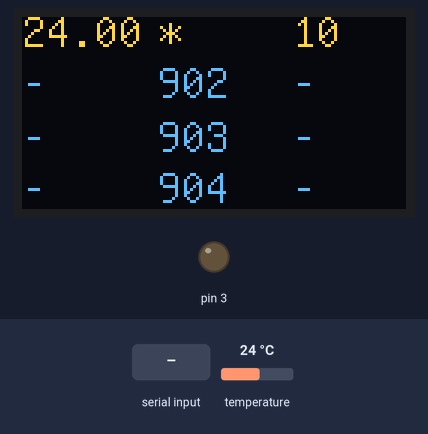
Bench run of a sketch on a simulated Arduino Mega 2560, built with avr-gcc and run on an emulated ATmega2560. Parts: 128×64 one-colour display, output pins drawn as LEDs (lit = HIGH). Inputs (shaded band) come from the test bench; at power-on: temperature 24 °C. The OLED is the two-colour kind (top 16 rows yellow); pins used as bus, display or sensor lines are not drawn; what the sketch prints to the serial monitor is not drawn.

Above: at 2.6 s.
2.7 s: "NBC_DEVICE_DELAY" received over Serial
At 4.9 s:
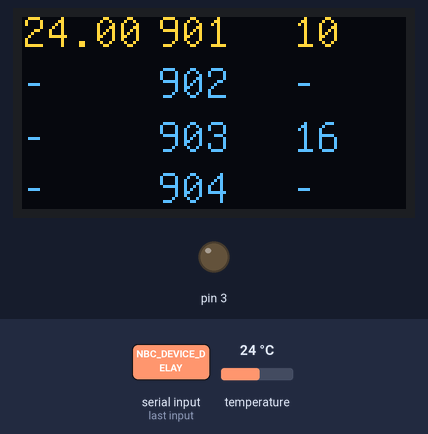
5.8 s: temperature set to 12 °C
At 16.4 s:
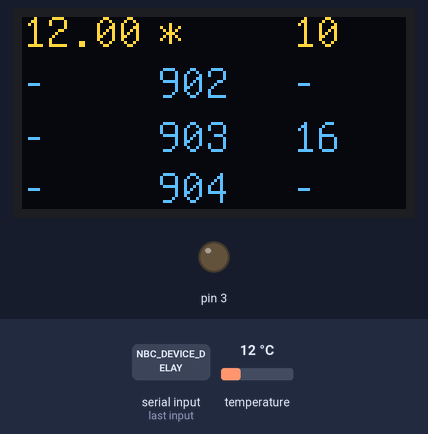
18.0 s: temperature set to 19 °C
At 29.8 s:
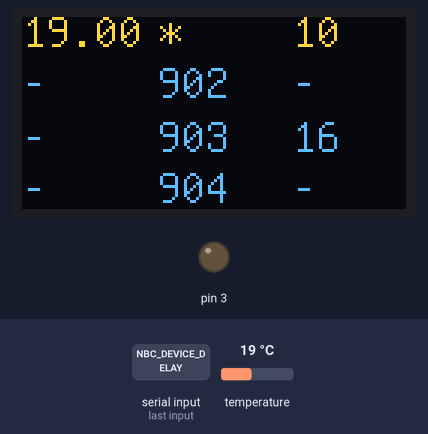
30.1 s: temperature set to 28 °C
At 42.2 s:
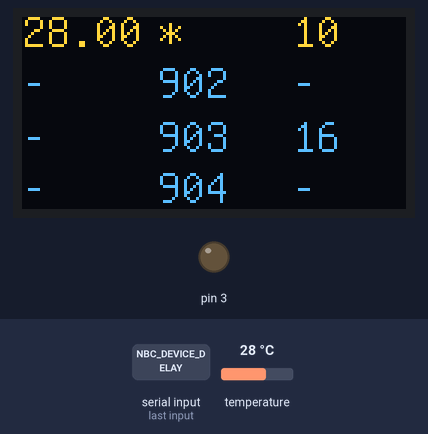
42.3 s: "90,45\n" received over Serial
At 45.4 s:
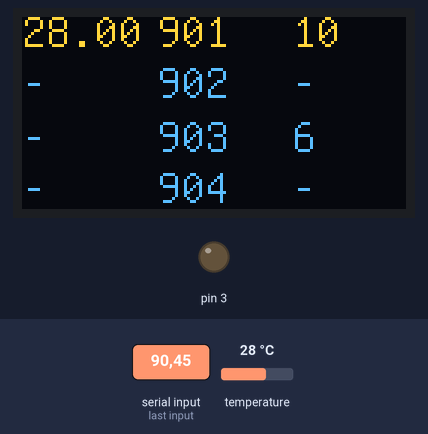
Timing chart, 0 to 46.7 s (numbered marks = the images above; inputs shaded):
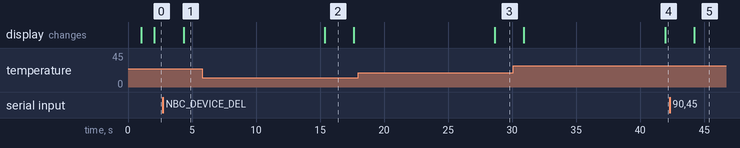

Measured:
- after the input at 2.7 s, the display: changes after 1.6 s (image 1)
- after the input at 5.8 s, the display: changes after 9.6 s (image 2)
- after the input at 18.0 s, the display: changes after 10.6 s (image 3)
- after the input at 30.1 s, the display: first differs from a run without the input after 11.8 s (image 4)
- after the input at 42.3 s, the display: changes after 1.9 s (image 5)
- what the display in image 2 shows lasts 2.2 s, from 15.4 s to 17.6 s

The sketch:

sxn_temperature.ino
```cpp
//==================================================
// sxn_temperature.ino
//==================================================
// History
//==================================================
// 2015-11-21: First version
// 2015-12-15: Improved sending to RPi
// 2015-12-18: Increased stepper resolution, corrected NB_sendToGateway
// 2016-03-28: Generic number of sensors. Scrolling display of data
//==================================================
#define NFLOAT 2  // No of decimals i float value
#define SIDN 4    // No of SIDs
#define SID1 901
#define SID2 902
#define SID3 903
#define SID4 904
#define SID5 905
#define SID6 906
#define SID7 907
#define SID8 908
int g_debug = 0;
//==================================================
#define MAX_SID 10
#define MAX_ORDERS 100
int g_sids[10] = {SIDN,SID1,SID2,SID3,SID4,SID5,SID6,SID7,SID8};
int g_device_delay = 10;

// Arduino-RPi protocol
#define NABTON_DATA     1
#define NABTON_LATEST   2
#define NABTON_MAILBOX  3

//=================================================
//
// D0 RX used for serial communication to server (Raspberry Pi)
// D1 TX used for serial communication to server (Raspberry Pi)
// D2
// D3 Status Pin - Serial data received
// D4 IR Data
// D5 Status Pin - Serial data sent
// D6 DIR Stepper
// D7 STEP Stepper
// D8 SLEEP Stepper
// D9 One Wire Data
// D10  RX Bluetooth device
// D11  TX Bluetooth device
// D12
// D13
//
// A0
// A1
// A2
// A3
// A4 SDA I2C OLED
// A5 SCL I2C OLED

// MEGA
// D20 SDA I2C OLED
// D21 SCL I2C OLED
//=================================================
//==================================================
// Nabton Client Application Configuration
//==================================================
#include <OneWire.h>
#include <DallasTemperature.h>
#include <SoftwareSerial.h>
//#include <IRremote.h>
#include <U8glib.h>

//=================================================
// One Wire
//=================================================

#define ONE_WIRE_BUS 9
#define TEMPERATURE_PRECISION 12
OneWire oneWire(ONE_WIRE_BUS);
DallasTemperature sensors(&oneWire);
DeviceAddress device[MAX_SID];
int nsensors = 0;
//==================================================
// OLED I2C
//==================================================

//U8GLIB_SSD1306_128X64 u8g(13, 11, 10, 9);// SW SPI protocol(4 pins): SCK = 13, MOSI = 11, CS = 10, A0 = 9
//U8GLIB_SSD1306_128X64 u8g(U8G_I2C_OPT_NONE); // Small display I2C protocol (2 pins)
U8GLIB_SH1106_128X64 u8g(U8G_I2C_OPT_NONE); // Large display
char dl[5][8],dm[5][8],dr[5][8];
//=================================================
void NB_oledDraw()
//=================================================
{
 u8g.firstPage();
  do {
        draw();
  } while( u8g.nextPage() );
}
//=================================================
void draw()
//=================================================
{
  // Horizontal pixels: 0 - 120
  // Vertical pixels: 0 - 63
  //u8g.setFont(u8g_font_6x10);
  u8g.setFont(u8g_font_unifont);
  //u8g.setFont(u8g_font_osb21);

  u8g.drawStr( 0, 10, dl[1]);
  u8g.drawStr( 0, 27, dl[2]);
  u8g.drawStr( 0, 45, dl[3]);
  u8g.drawStr( 0, 62, dl[4]);

  u8g.drawStr( 45, 10, dm[1]);
  u8g.drawStr( 45, 27, dm[2]);
  u8g.drawStr( 45, 45, dm[3]);
  u8g.drawStr( 45, 62, dm[4]);

  u8g.drawStr( 90, 10, dr[1]);
  u8g.drawStr( 90, 27, dr[2]);
  u8g.drawStr( 90, 45, dr[3]);
  u8g.drawStr( 90, 62, dr[4]);

}
//=================================================
void NB_serialFlush()
//=================================================
{
  while(Serial.available() > 0) {
    char t = Serial.read();
  }
}
//=================================================
int NB_sendToGwy(int mid, int sid, float data, int other)
//=================================================
{
  int ixSid = 0,i,negative=0;
  char msg1[100],msg2[50],checksum[20];
     strcpy(msg1," ");
     strcpy(msg2," ");
     digitalWrite(5,HIGH);
     // Mandatory part of message
     sprintf(msg1,"?mid=%d&nsid=%d&sid1=%d",mid,1,sid);
if(g_debug==1){Serial.print("data:");Serial.println(data);}
     if(mid == NABTON_DATA)
     {
       negative = 0;
       if(data < 0.0)
       {
          negative = 1;
          data = data*(-1.0);
       }
       // Get non-decimal part
       int part1 = floor(data);
if(g_debug==1){Serial.print("part1:");Serial.println(part1);}
       // Get decimalpart
       float ftemp = (data - part1);
       for(i=1;i<=NFLOAT;i++)ftemp=ftemp*10;
if(g_debug==1){Serial.print("ftemp:");Serial.println(ftemp);}
       int part2 = round(ftemp);
if(g_debug==1){Serial.print("part2:");Serial.println(part2);}
       // if negative
       if(negative == 0)
       {
         if(part2 < 10)
           sprintf(msg2,"&dat1=%d.0%d",part1,part2);
         else
           sprintf(msg2,"&dat1=%d.%d",part1,part2);
       }
       if(negative == 1)
       {
         if(part2 < 10)
           sprintf(msg2,"&dat1=-%d.0%d",part1,part2);
         else
           sprintf(msg2,"&dat1=-%d.%d",part1,part2);
       }
       strcat(msg1,msg2);
     }

     // Create checksum
     sprintf(checksum,": %d",strlen(msg1));
     strcat(msg1,checksum);

     // Send meassage
     Serial.println(msg1);
     digitalWrite(5,LOW);
    return(other);
}
//=================================================
void recSerial()
//=================================================
{
  int i,k=0,ttemp,nx=0,nm=0;
  nx = Serial.available();
  char nbbuff[50],msg[5][100],command[48],stemp[100];
  int mid, sid;
  int dir,steps,vel;

  if (nx > 0)
  {
     digitalWrite(3, HIGH);
     Serial.readBytes(nbbuff,nx);
     sscanf(nbbuff,"%d %d",&mid,&sid);
     sprintf(dr[3],"%d",nx);
     if(sid == SID1) // Check if control sid correct
     {
       if(strstr(nbbuff,"NBC_DEVICE_DELAY") != NULL)
       {
          strcpy(dr[3],"DLY");
          sscanf(nbbuff,"%d %d %s %d",&mid,&sid,command,&g_device_delay);
          sprintf(dr[1],"%d",g_device_delay);
       }
       strcpy(dr[4],"-");
       NB_oledDraw();
     }
     digitalWrite(3, LOW);
  }
}

//=================================================
void clearOled()
//=================================================
{
  int i;
  for(i=1;i<=4;i++)
  {
    strcpy(dl[i],"-");
    strcpy(dm[i],"-");
    strcpy(dr[i],"-");
  }
}

//=================================================
void setup()
//=================================================
{
  int i;
  float tempC;
  String str;
  Serial.begin(9600);
  NB_serialFlush();
  pinMode(3, OUTPUT);
  pinMode(5, OUTPUT);
  // OLED
//=================================================

  if ( u8g.getMode() == U8G_MODE_R3G3B2 ) {
    u8g.setColorIndex(255);     // white
  }
  else if ( u8g.getMode() == U8G_MODE_GRAY2BIT ) {
    u8g.setColorIndex(3);         // max intensity
  }
  else if ( u8g.getMode() == U8G_MODE_BW ) {
    u8g.setColorIndex(1);         // pixel on
  }
  else if ( u8g.getMode() == U8G_MODE_HICOLOR ) {
    u8g.setHiColorByRGB(255,255,255);
  }
  clearOled();
// One Wire
//=================================================

  sensors.begin();
  nsensors = sensors.getDeviceCount();
  if(nsensors > 0)
  {
    for(i=0;i<nsensors;i++)
    {
      sensors.getAddress(device[i], i);
      sensors.setResolution(device[i], TEMPERATURE_PRECISION);
    }
  }

  sensors.requestTemperatures();
  for(i=1;i<=nsensors;i++)
  {
      tempC = sensors.getTempC(device[i-1]);
      str = String(tempC);
      str.toCharArray(dl[i],8);
  }
  g_sids[1] = SID1;
  g_sids[2] = SID2;
  g_sids[3] = SID3;
  g_sids[4] = SID4;
  g_sids[5] = SID5;
  g_sids[6] = SID6;
  g_sids[7] = SID7;
  g_sids[8] = SID8;

  //sprintf(dl[1],"%d",SWID);
  //sprintf(dm[1],"%d",DEVID);
  sprintf(dr[1],"%d",g_device_delay);
  for(i=1;i<=SIDN;i++)
  {
    sprintf(dm[i],"%d",g_sids[i]);
  }
  NB_oledDraw();

}
//=================================================
void loop()
//=================================================
{
  int i;
  float tempC;
  String str;

    sensors.requestTemperatures();
    for(i=0;i<nsensors;i++)
    {
      tempC = sensors.getTempCByIndex(i);
      dtostrf(tempC,5, NFLOAT, dl[i+1]);
      if(tempC != -127)i = NB_sendToGwy(NABTON_DATA,g_sids[i+1],tempC,i);
      strcpy(dm[i+1],"*");
      NB_oledDraw();
      delay(2000);
      recSerial();
      sprintf(dm[i+1],"%d",g_sids[i+1]);
      NB_oledDraw();
    }
    delay(g_device_delay*1000);
}
```
